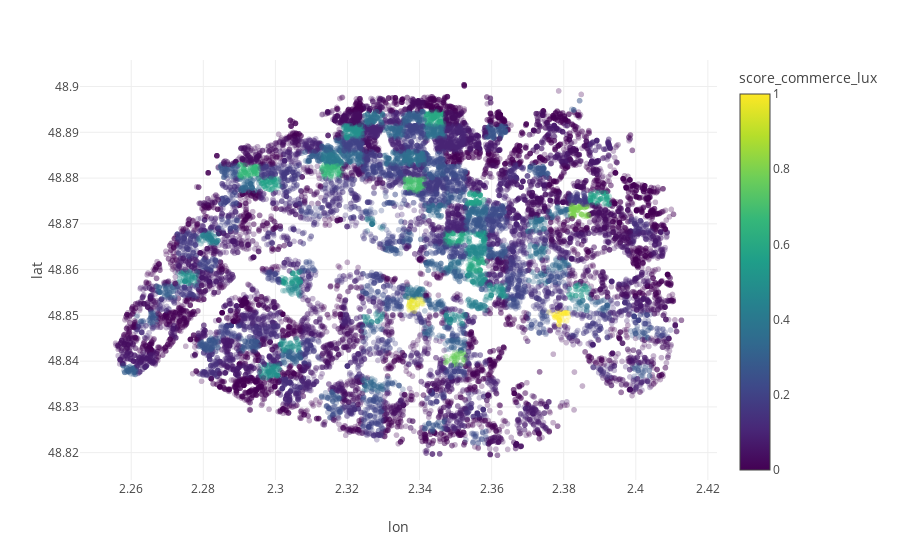

Write notebook code for a chart like this one.
### Code cell
px.scatter(df0, x = 'lon', y = 'lat', color = 'score_commerce_lux', template = 'none', opacity = .3)

### Figure 1 — Plotly figure (JSON) as saved in the notebook; plotly's stock layout.template omitted (floating-point values rounded to 4 significant figures; data arrays with more than 128 entries replaced by an {"elided": "..."} marker saying what was removed)
{"data": [{"hovertemplate": "lon=%{x}<br>lat=%{y}<br>score_commerce_lux=%{marker.color}<extra></extra>", "legendgroup": "", "marker": {"color": {"elided": "24968 float values"}, "coloraxis": "coloraxis", "opacity": 0.3, "symbol": "circle"}, "mode": "markers", "name": "", "showlegend": false, "type": "scattergl", "x": {"elided": "24968 float values"}, "xaxis": "x", "y": {"elided": "24968 float values"}, "yaxis": "y"}], "layout": {"coloraxis": {"colorbar": {"title": {"text": "score_commerce_lux"}}, "colorscale": [[0, "#440154"], [0.1111, "#482878"], [0.2222, "#3e4989"], [0.3333, "#31688e"], [0.4444, "#26828e"], [0.5556, "#1f9e89"], [0.6667, "#35b779"], [0.7778, "#6ece58"], [0.8889, "#b5de2b"], [1, "#fde725"]]}, "legend": {"tracegroupgap": 0}, "margin": {"t": 60}, "xaxis": {"anchor": "y", "domain": [0, 1], "title": {"text": "lon"}}, "yaxis": {"anchor": "x", "domain": [0, 1], "title": {"text": "lat"}}}}
